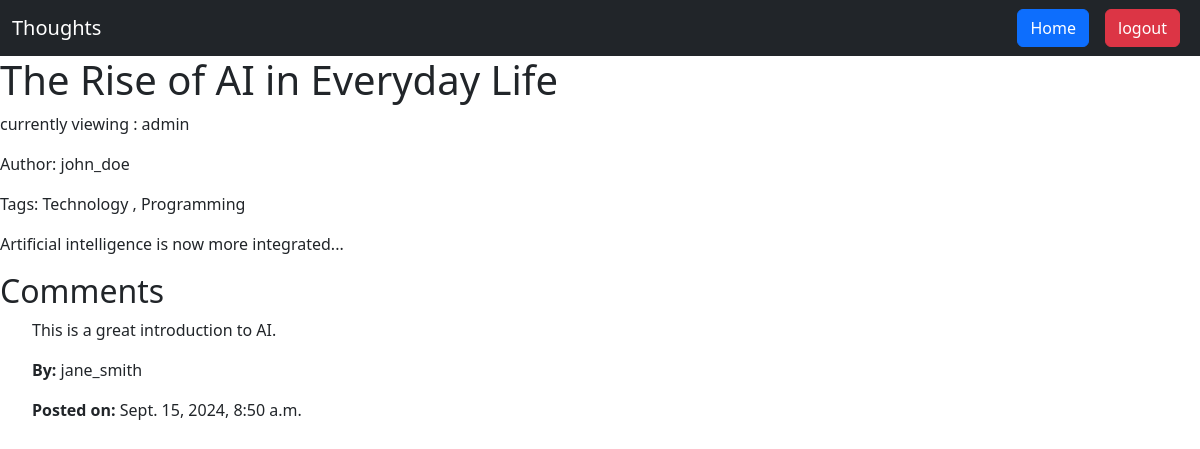
Page /article/detail/1 (signed in) on the committed database.
### article/models.py (models this page shows, shortened)
class Article(models.Model):
    title = models.CharField(max_length=200, blank=False)
    content = models.TextField(blank=False)
    author = models.ForeignKey(User, on_delete=models.CASCADE)
    tags = models.ManyToManyField(
        Tag, related_name="articles", blank=True)
    created_at = models.DateTimeField(auto_now_add=True)

### tag/models.py (models this page shows, shortened)
class Tag(models.Model):
    name = models.CharField(max_length=50, unique=True)

### comment/models.py (models this page shows, shortened)
class Comment(models.Model):
    article = models.ForeignKey(Article, on_delete=models.CASCADE)
    comment = models.TextField()
    user = models.ForeignKey(User, on_delete=models.CASCADE)
    date = models.DateTimeField(auto_now_add=True)
    likes = models.IntegerField(default=0)
    dislikes = models.IntegerField(default=0)

### article/views.py (the view)
@login_required
def detail_article(request, id):
    article = get_object_or_404(Article, pk=id)
    return render(request, 'article/detail.html', {"article": article, "article_comments": Comment.objects.filter(article=id)})

### learn_django/templates/article/detail.html (shortened to what this page needs)
{% extends 'base.html' %}
{% block content %}
<h1>{{ article.title }}</h1>
<p>currently viewing : {{user}}</p>
<p>Author: {{ article.author.username }}</p>
<p>Tags: {% for tag in article.tags.all %} {{ tag.name }} {% if not forloop.last %}, {% endif %} {% endfor %}</p>
<p>{{ article.content }}</p>
{% include "comment/list.html" with comments=article_comments %}
{%endblock%}

### learn_django/templates/comment/list.html
<h2>Comments</h2>
{% if comments %}
    <ul>
        {% for comment in comments %}
            <div>
                <p>{{ comment.comment }}</p>
                <p><strong>By:</strong> {{ comment.user.username }}</p>
                <p><strong>Posted on:</strong> {{ comment.date }}</p>
            </div>
        {% endfor %}
    </ul>
{% else %}
    <p>No comments yet. Be the first to comment!</p>
{% endif %}

### rows in the picture
Article: title "The Rise of AI in Everyday Life", author.username "john_doe", content "Artificial intelligence is now more integrated..."
Tag: name "Technology"
Tag: name "Programming"
Comment: comment "This is a great introduction to AI.", user.username "jane_smith", date "Sept. 15, 2024, 8:50 a.m."

### other values in the picture
{{ user }} "admin"
